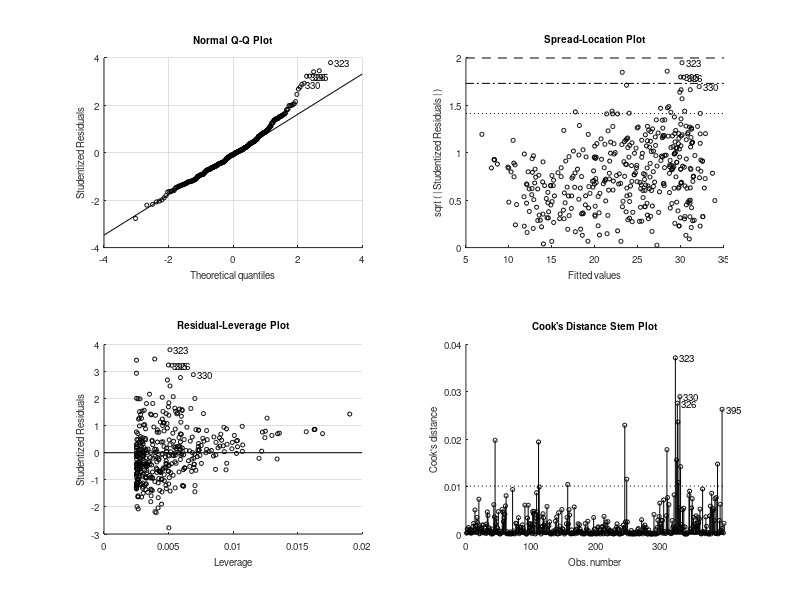

Recreate this plot in MATLAB. (Note: this script raises an error after producing the figure.)
%% Setup.
clear all;
close all;
clc;
rng(1);

%% Load Data.
load carbig
x = Weight; % in lbs
y = MPG;

%% Fit linear model.
m = fitlm(x, y);

disp(m)

%% Predict.
[x_sorted, sort_idx] = sort(x);
y_sorted = y(sort_idx);

[ypred, ci] = predict(m, x_sorted, ...
    'Prediction', 'curve');

[ypred_pi, pi_int] = predict(m, x_sorted, ...
    'Prediction', 'observation');

%% Plot.
fig = figure;
plot(x_sorted, y_sorted, 'ko');

hold on;
plot(x_sorted, ypred, 'r-', 'LineWidth', 1.5);

plot(x_sorted, ci(:,1), 'b--');
plot(x_sorted, ci(:,2), 'b--');

plot(x_sorted, pi_int(:,1), ...
    'color', [1, 0, 1], ...
    'LineStyle', '--');

plot(x_sorted, pi_int(:,2), ...
    'color', [1, 0, 1], ...
    'LineStyle', '--');

xlabel('Weight');
ylabel('MPG');
title('MPG vs Weight');
legend({'Data', 'Fit', '95% CI', '', '95% PI', ''}, ...
    'Location', 'northeast');